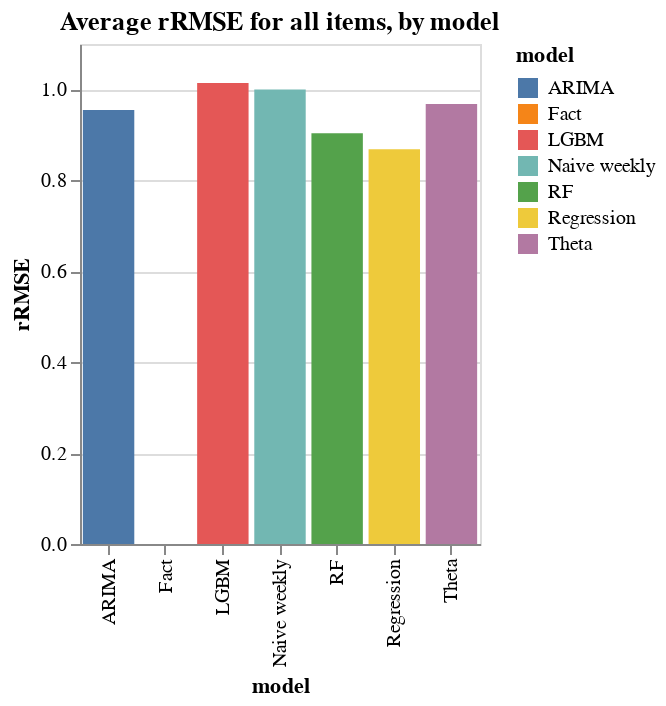

Notebook code cell kept with this figure:
### Code cell
alt.Chart((eval_df.groupby(['model']).sum()[['rRMSE','rmse']]/3).reset_index(),
         title='Average rRMSE for all items, by model').mark_bar().encode(
    x=alt.X('model:N'),
    y=alt.Y('rRMSE:Q',scale=alt.Scale(zero=False)),
    color=alt.Color('model:N'),
).properties(width=200, height=250)#.interactive()

### Figure 1 — Vega-Lite specification as saved in the notebook (floating-point values rounded to 4 significant figures)
{"config": {"view": {"continuousWidth": 400, "continuousHeight": 300}}, "data": {"name": "data-a0914df272da6d555f41d8b693222130"}, "mark": "bar", "encoding": {"color": {"type": "nominal", "field": "model"}, "x": {"type": "nominal", "field": "model"}, "y": {"type": "quantitative", "field": "rRMSE", "scale": {"zero": false}}}, "height": 250, "title": "Average rRMSE for all items, by model", "width": 200, "$schema": "https://vega.github.io/schema/vega-lite/v4.8.1.json", "datasets": {"data-a0914df272da6d555f41d8b693222130": [{"model": "ARIMA", "rRMSE": 0.9546, "rmse": 254.8}, {"model": "Fact", "rRMSE": 0.0, "rmse": 0.0}, {"model": "LGBM", "rRMSE": 1.014, "rmse": 270.1}, {"model": "Naive weekly", "rRMSE": 1.0, "rmse": 267.6}, {"model": "RF", "rRMSE": 0.9036, "rmse": 240.6}, {"model": "Regression", "rRMSE": 0.8687, "rmse": 231.2}, {"model": "Theta", "rRMSE": 0.9681, "rmse": 259.2}]}}
